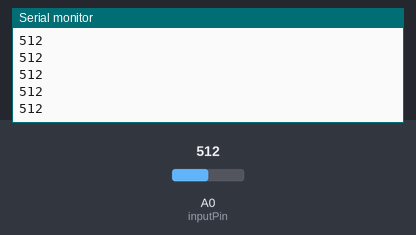
The sketch below on a simulated Arduino Uno, built with avr-gcc and run on an emulated ATmega328P. Parts: the last lines printed to the serial monitor. The test bench sets the inputs (shaded band); at power-on: A0 (inputPin) = 512.

Above: at 1.2 s.
1.3 s: A0 (inputPin) set to 716
At 1.31 s:
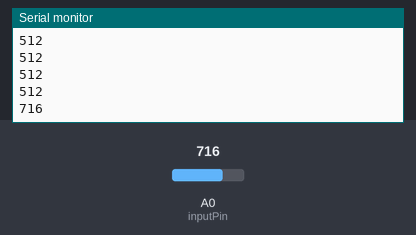
2.8 s: A0 (inputPin) set to 900
At 2.81 s:
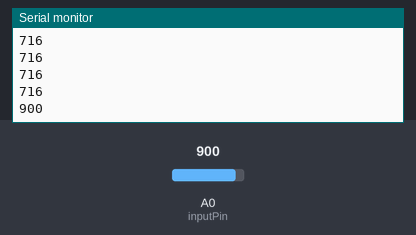
Timing chart, 0 to 5.8 s (numbered marks = the images above; inputs shaded):
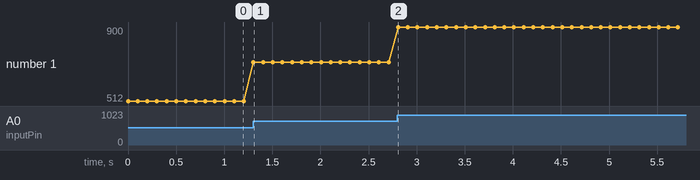

Measured:
- after the input at 1.3 s, the serial monitor: prints a new line at once (image 1)
- after the input at 2.8 s, the serial monitor: prints a new line at once (image 2)
- plotted number 1: 512 → 716 after the input at 1.3 s, 716 → 900 after the input at 2.8 s

The sketch:

ch2_02_analogRead.ino
```cpp
int inputPin = A0;
void setup() {
  Serial.begin(9600);
}
void loop() {
  Serial.println(analogRead(inputPin));
  delay(100);
}
```
